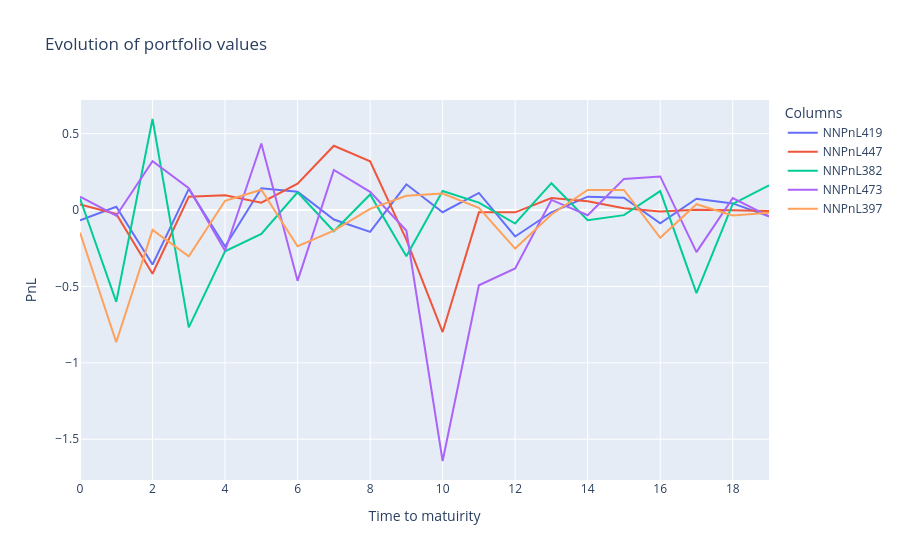

Notebook code cell kept with this figure:
### Code cell
fig = go.Figure()
# Add traces for each column
for column in rewards.columns[values]:
    fig.add_trace(go.Scatter(x=rewards.index, y=rewards[column], mode='lines', name=f"NNPnL{column}"))
    #fig.add_trace(go.Scatter(x=rewards_1.index, y=rewards_1[column], mode='lines', name=f"DeltaPnL{column}"))

# Update layout
fig.update_layout(
    title='Evolution of portfolio values',
    xaxis_title='Time to matuirity',
    yaxis_title='PnL',
    template='plotly',
    legend=dict(title='Columns'),
)

# Show the plot
fig.show()

### Figure 1 — Plotly figure (JSON) as saved in the notebook; plotly's stock layout.template omitted (floating-point values rounded to 4 significant figures)
{"data": [{"mode": "lines", "name": "NNPnL419", "type": "scatter", "x": [0, 1, 2, 3, 4, 5, 6, 7, 8, 9, 10, 11, 12, 13, 14, 15, 16, 17, 18, 19], "y": [-0.0677, 0.02214, -0.3567, 0.1387, -0.2378, 0.143, 0.1197, -0.06175, -0.1432, 0.1685, -0.01398, 0.1121, -0.1729, -0.01442, 0.08767, 0.08096, -0.08664, 0.07398, 0.04371, -0.04098]}, {"mode": "lines", "name": "NNPnL447", "type": "scatter", "x": [0, 1, 2, 3, 4, 5, 6, 7, 8, 9, 10, 11, 12, 13, 14, 15, 16, 17, 18, 19], "y": [0.03654, -0.02514, -0.4167, 0.08665, 0.09705, 0.04861, 0.1723, 0.4205, 0.3191, -0.193, -0.7984, -0.01485, -0.01497, 0.07866, 0.05728, 0.01226, -0.008659, 0.001779, -0.001621, -0.005359]}, {"mode": "lines", "name": "NNPnL382", "type": "scatter", "x": [0, 1, 2, 3, 4, 5, 6, 7, 8, 9, 10, 11, 12, 13, 14, 15, 16, 17, 18, 19], "y": [0.07506, -0.6008, 0.596, -0.768, -0.2696, -0.1566, 0.1162, -0.1384, 0.1019, -0.3024, 0.1251, 0.04883, -0.08788, 0.176, -0.06585, -0.0332, 0.1241, -0.5436, 0.04043, 0.1618]}, {"mode": "lines", "name": "NNPnL473", "type": "scatter", "x": [0, 1, 2, 3, 4, 5, 6, 7, 8, 9, 10, 11, 12, 13, 14, 15, 16, 17, 18, 19], "y": [0.08776, -0.03692, 0.3197, 0.1431, -0.2665, 0.4355, -0.4633, 0.263, 0.1195, -0.1339, -1.642, -0.4924, -0.3818, 0.06624, -0.03368, 0.2039, 0.2202, -0.2754, 0.07794, -0.04108]}, {"mode": "lines", "name": "NNPnL397", "type": "scatter", "x": [0, 1, 2, 3, 4, 5, 6, 7, 8, 9, 10, 11, 12, 13, 14, 15, 16, 17, 18, 19], "y": [-0.1478, -0.8655, -0.1304, -0.303, 0.06062, 0.1328, -0.2367, -0.1347, 0.007604, 0.09351, 0.1076, 0.0147, -0.252, -0.02922, 0.1315, 0.1317, -0.1813, 0.03819, -0.03556, -0.01708]}], "layout": {"legend": {"title": {"text": "Columns"}}, "title": {"text": "Evolution of portfolio values"}, "xaxis": {"title": {"text": "Time to matuirity"}}, "yaxis": {"title": {"text": "PnL"}}}}
